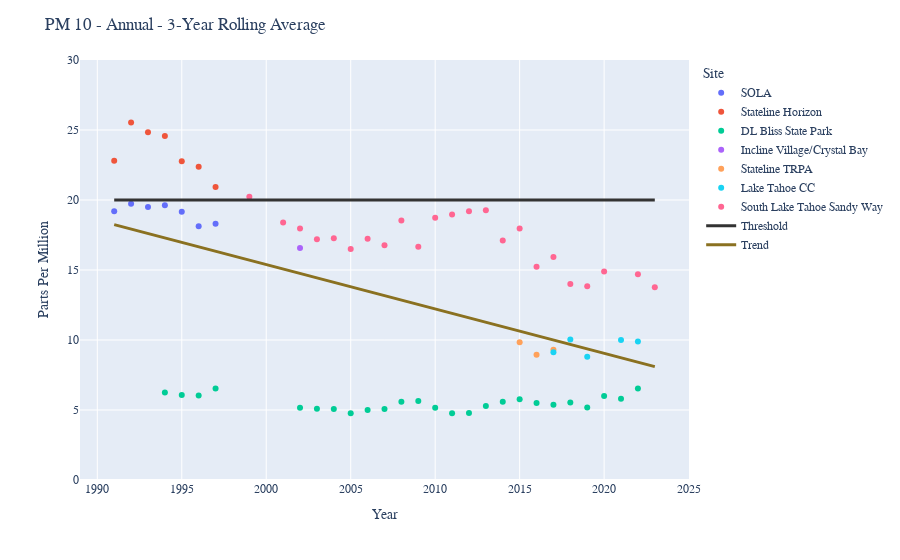

The cell this chart's notebook holds for it:
### Code cell
import pandas as pd
import plotly.express as px
import plotly.graph_objects as go
from scipy.stats import linregress

# Load the combined data
combined_df = pd.read_csv('C:\\Users\\snewsome\\Documents\\Threshold\\pm10combined_3_year_average.csv')

# Filter out "All Sites" to get only individual site data
df = combined_df[combined_df['Site'] != 'All Sites']

# Drop rows with NaN values in 'Year' or '3_Year_Average' columns
df = df.dropna(subset=['Year', '3_Year_Average'])

# Setup plot
fig = px.scatter(df, x='Year', y='3_Year_Average', color='Site')

# Update hover template
fig.update_traces(hovertemplate='<b>%{y:.2f}</b> ppm')

# Create threshold line
threshold_value = 20
fig.add_trace(go.Scatter(
    y=[threshold_value] * len(df),
    x=df['Year'],
    name="Threshold",
    line=dict(color='#333333', width=3),
    mode='lines',
    hovertemplate='Threshold: %{y:.0f} ppm<extra></extra>'
))

# Create trendline
fig2 = px.scatter(df, x='Year', y='3_Year_Average', trendline='ols', trendline_color_override='#8a7121')

# Set up trendline trace
trendline = fig2.data[1]

# Get ols results
fit_results = px.get_trendline_results(fig2).px_fit_results.iloc[0]
# Get beta value
beta = fit_results.params[1]

# Update trendline
trendline.update(showlegend=True, name="Trend", line_width=3, 
                 customdata=[beta] * len(trendline.y), hovertemplate='Trend: %{customdata:.2f}<extra></extra>')

# Add to figure
fig.add_trace(trendline)

# Set layout
fig.update_layout(
    title="PM 10 - Annual - 3-Year Rolling Average",
    font_family='Arial',
    template=template,
    showlegend=True,
    hovermode="x unified",
    xaxis=dict(
        tickmode='linear',
        tick0=1985,
        dtick=5
    ),
    yaxis=dict(
        tickmode='linear',
        tick0=0,
        dtick=5,
        range=[0, 30],
        title_text='Parts Per Million'
    )
)

# Show figure
fig.show()
# save to HTML
fig.write_html(os.path.join(draftworkspace, "AirQuality_AnnualPM10_3YrAvg.html"))

### Figure 1 — Plotly figure (JSON) as saved in the notebook; plotly's stock layout.template omitted (floating-point values rounded to 4 significant figures)
{"data": [{"hovertemplate": "<b>%{y:.2f}</b> ppm", "legendgroup": "SOLA", "marker": {"color": "#636efa", "symbol": "circle"}, "mode": "markers", "name": "SOLA", "orientation": "v", "showlegend": true, "type": "scatter", "x": [1991, 1992, 1993, 1994, 1995, 1996, 1997], "xaxis": "x", "y": [19.2, 19.73, 19.5, 19.63, 19.17, 18.13, 18.3], "yaxis": "y"}, {"hovertemplate": "<b>%{y:.2f}</b> ppm", "legendgroup": "Stateline Horizon", "marker": {"color": "#EF553B", "symbol": "circle"}, "mode": "markers", "name": "Stateline Horizon", "orientation": "v", "showlegend": true, "type": "scatter", "x": [1991, 1992, 1993, 1994, 1995, 1996, 1997], "xaxis": "x", "y": [22.8, 25.53, 24.83, 24.57, 22.77, 22.37, 20.93], "yaxis": "y"}, {"hovertemplate": "<b>%{y:.2f}</b> ppm", "legendgroup": "DL Bliss State Park", "marker": {"color": "#00cc96", "symbol": "circle"}, "mode": "markers", "name": "DL Bliss State Park", "orientation": "v", "showlegend": true, "type": "scatter", "x": [1994, 1995, 1996, 1997, 2002, 2003, 2004, 2005, 2006, 2007, 2008, 2009, 2010, 2011, 2012, 2013, 2014, 2015, 2016, 2017, 2018, 2019, 2020, 2021, 2022], "xaxis": "x", "y": [6.251, 6.067, 6.038, 6.539, 5.168, 5.091, 5.08, 4.765, 5.008, 5.076, 5.584, 5.647, 5.162, 4.761, 4.791, 5.279, 5.595, 5.763, 5.505, 5.372, 5.535, 5.183, 6, 5.8, 6.533], "yaxis": "y"}, {"hovertemplate": "<b>%{y:.2f}</b> ppm", "legendgroup": "Incline Village/Crystal Bay", "marker": {"color": "#ab63fa", "symbol": "circle"}, "mode": "markers", "name": "Incline Village/Crystal Bay", "orientation": "v", "showlegend": true, "type": "scatter", "x": [2002], "xaxis": "x", "y": [16.57], "yaxis": "y"}, {"hovertemplate": "<b>%{y:.2f}</b> ppm", "legendgroup": "Stateline TRPA", "marker": {"color": "#FFA15A", "symbol": "circle"}, "mode": "markers", "name": "Stateline TRPA", "orientation": "v", "showlegend": true, "type": "scatter", "x": [2015, 2016, 2017], "xaxis": "x", "y": [9.843, 8.944, 9.304], "yaxis": "y"}, {"hovertemplate": "<b>%{y:.2f}</b> ppm", "legendgroup": "Lake Tahoe CC", "marker": {"color": "#19d3f3", "symbol": "circle"}, "mode": "markers", "name": "Lake Tahoe CC", "orientation": "v", "showlegend": true, "type": "scatter", "x": [2017, 2018, 2019, 2021, 2022], "xaxis": "x", "y": [9.131, 10.03, 8.803, 10.0, 9.9], "yaxis": "y"}, {"hovertemplate": "<b>%{y:.2f}</b> ppm", "legendgroup": "South Lake Tahoe Sandy Way", "marker": {"color": "#FF6692", "symbol": "circle"}, "mode": "markers", "name": "South Lake Tahoe Sandy Way", "orientation": "v", "showlegend": true, "type": "scatter", "x": [2002, 2004, 2006, 2008, 2010, 2012, 2014, 2016, 2018, 2020, 2022, 2023, 1999, 2001, 2003, 2005, 2007, 2009, 2011, 2013, 2015, 2017, 2019], "xaxis": "x", "y": [17.97, 17.27, 17.23, 18.53, 18.73, 19.2, 17.1, 15.23, 14, 14.9, 14.7, 13.77, 20.23, 18.4, 17.2, 16.5, 16.77, 16.67, 18.97, 19.27, 17.97, 15.93, 13.83], "yaxis": "y"}, {"hovertemplate": "Threshold: %{y:.0f} ppm<extra></extra>", "line": {"color": "#333333", "width": 3}, "mode": "lines", "name": "Threshold", "type": "scatter", "x": [1991, 1991, 1992, 1992, 1993, 1993, 1994, 1994, 1994, 1995, 1995, 1995, 1996, 1996, 1996, 1997, 1997, 1997, 2002, 2002, 2003, 2004, 2005, 2006, 2007, 2008, 2009, 2010, 2011, 2012, 2013, 2014, 2015, 2015, 2016, 2016, 2017, 2017, 2017, 2018, 2018, 2019, 2019, 2020, 2021, 2021, 2022, 2022, 2002, 2004, 2006, 2008, 2010, 2012, 2014, 2016, 2018, 2020, 2022, 2023, 1999, 2001, 2003, 2005, 2007, 2009, 2011, 2013, 2015, 2017, 2019], "y": [20, 20, 20, 20, 20, 20, 20, 20, 20, 20, 20, 20, 20, 20, 20, 20, 20, 20, 20, 20, 20, 20, 20, 20, 20, 20, 20, 20, 20, 20, 20, 20, 20, 20, 20, 20, 20, 20, 20, 20, 20, 20, 20, 20, 20, 20, 20, 20, 20, 20, 20, 20, 20, 20, 20, 20, 20, 20, 20, 20, 20, 20, 20, 20, 20, 20, 20, 20, 20, 20, 20]}, {"customdata": [-0.3168, -0.3168, -0.3168, -0.3168, -0.3168, -0.3168, -0.3168, -0.3168, -0.3168, -0.3168, -0.3168, -0.3168, -0.3168, -0.3168, -0.3168, -0.3168, -0.3168, -0.3168, -0.3168, -0.3168, -0.3168, -0.3168, -0.3168, -0.3168, -0.3168, -0.3168, -0.3168, -0.3168, -0.3168, -0.3168, -0.3168, -0.3168, -0.3168, -0.3168, -0.3168, -0.3168, -0.3168, -0.3168, -0.3168, -0.3168, -0.3168, -0.3168, -0.3168, -0.3168, -0.3168, -0.3168, -0.3168, -0.3168, -0.3168, -0.3168, -0.3168, -0.3168, -0.3168, -0.3168, -0.3168, -0.3168, -0.3168, -0.3168, -0.3168, -0.3168, -0.3168, -0.3168, -0.3168, -0.3168, -0.3168, -0.3168, -0.3168, -0.3168, -0.3168, -0.3168, -0.3168], "hovertemplate": "Trend: %{customdata:.2f}<extra></extra>", "legendgroup": "", "line": {"color": "#8a7121", "width": 3}, "marker": {"color": "#636efa", "symbol": "circle"}, "mode": "lines", "name": "Trend", "showlegend": true, "type": "scatter", "x": [1991, 1991, 1992, 1992, 1993, 1993, 1994, 1994, 1994, 1995, 1995, 1995, 1996, 1996, 1996, 1997, 1997, 1997, 1999, 2001, 2002, 2002, 2002, 2003, 2003, 2004, 2004, 2005, 2005, 2006, 2006, 2007, 2007, 2008, 2008, 2009, 2009, 2010, 2010, 2011, 2011, 2012, 2012, 2013, 2013, 2014, 2014, 2015, 2015, 2015, 2016, 2016, 2016, 2017, 2017, 2017, 2017, 2018, 2018, 2018, 2019, 2019, 2019, 2020, 2020, 2021, 2021, 2022, 2022, 2022, 2023], "xaxis": "x", "y": [18.24, 18.24, 17.92, 17.92, 17.61, 17.61, 17.29, 17.29, 17.29, 16.97, 16.97, 16.97, 16.65, 16.65, 16.65, 16.34, 16.34, 16.34, 15.7, 15.07, 14.75, 14.75, 14.75, 14.44, 14.44, 14.12, 14.12, 13.8, 13.8, 13.49, 13.49, 13.17, 13.17, 12.85, 12.85, 12.54, 12.54, 12.22, 12.22, 11.9, 11.9, 11.59, 11.59, 11.27, 11.27, 10.95, 10.95, 10.64, 10.64, 10.64, 10.32, 10.32, 10.32, 10.0, 10.0, 10.0, 10.0, 9.685, 9.685, 9.685, 9.368, 9.368, 9.368, 9.051, 9.051, 8.734, 8.734, 8.418, 8.418, 8.418, 8.101], "yaxis": "y"}], "layout": {"font": {"family": "Arial"}, "hovermode": "x unified", "legend": {"title": {"text": "Site"}, "tracegroupgap": 0}, "margin": {"t": 60}, "showlegend": true, "title": {"text": "PM 10 - Annual - 3-Year Rolling Average"}, "xaxis": {"anchor": "y", "domain": [0, 1], "dtick": 5, "tick0": 1985, "tickmode": "linear", "title": {"text": "Year"}}, "yaxis": {"anchor": "x", "domain": [0, 1], "dtick": 5, "range": [0, 30], "tick0": 0, "tickmode": "linear", "title": {"text": "Parts Per Million"}}}}
